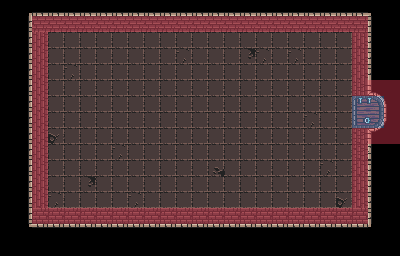

Below is a game level as drawn by its tile map, then a one-line description and the .tmx that defines it (tile-layer data replaced by summaries):
An orthogonal 25x16 tile map with 16x16 px tiles, 3 tile layers (Tile Layer 1, wall meta, door meta), 2 tilesets.

<map version="1.8" tiledversion="1.8.4" orientation="orthogonal" renderorder="right-down" width="25" height="16" tilewidth="16" tileheight="16" infinite="0" nextlayerid="7" nextobjectid="1">
 <tileset firstgid="1" source="0x72_DungeonTilesetII_v1.4.tsx" />
 <tileset firstgid="1025" source="MetaSet.tsx" />
 <layer id="1" name="Tile Layer 1" width="25" height="16">
  <data>[400 cells, 350 non-empty, 22 distinct tile ids]</data>
 </layer>
 <layer id="5" name="wall meta" width="25" height="16" opacity="0.4">
  <data>[400 cells, 68 non-empty, 1 distinct tile ids]</data>
 </layer>
 <layer id="6" name="door meta" width="25" height="16" opacity="0.4">
  <data>[400 cells, 4 non-empty, 1 distinct tile ids]</data>
 </layer>
</map>
